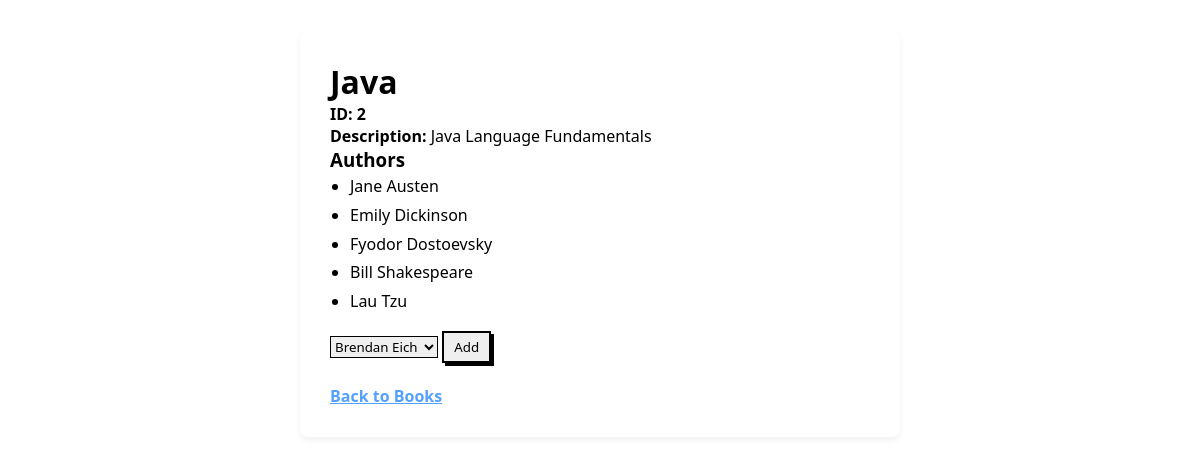
The page /books/2 on the database its author committed.
### books_authors_app/models.py (models this page shows)
class Book(models.Model):
    title = models.CharField(max_length=255)
    desc = models.TextField(max_length=45)

class Author(models.Model):
    first_name = models.CharField(max_length=255)
    last_name = models.CharField(max_length=255)
    books = models.ManyToManyField(Book, related_name="authors")
    notes = models.TextField(blank=True, default="")

### books_authors_app/views.py (the view)
# urls.py: path('books/<int:book_id>', views.show_book, name='show_book'),
def show_book(request, book_id):
    current_book = Book.objects.get(id=book_id)
    context = {
        'book': current_book,
        'available_authors': Author.objects.exclude(books=current_book)
    }
    return render(request, 'View_book.html', context)

### books_authors_app/templates/View_book.html (shortened to what this page needs)
<!DOCTYPE html>
<html lang="en">
<head>
    {% load static %}
    <link rel="stylesheet" href="{% static 'style.css' %}">
</head>
<body>
    <div class="details-card">
        <h1>{{ book.title }}</h1>
        <p><strong>ID: {{ book.id }} </strong> </p>
        <p><strong>Description:</strong> {{ book.desc }}</p>
        <h3>Authors</h3>
        <ul>
            {% for author in book.authors.all %}
                <li>{{ author.first_name }} {{ author.last_name }}</li>
            {% endfor %}
        </ul>
        <form action="/books/{{ book.id }}/add_author" method="POST">
            <p class="add">
                <select name="author_id">
                    {% for author in available_authors %}
                        <option value="{{ author.id }}">{{ author.first_name }} {{ author.last_name }}</option>
                    {% endfor %}
                </select>
                <button type="submit">Add</button>
            </p>
        </form>
        <br>
        <a href="/">Back to Books</a>
    </div>
</body>
</html>

### books_authors_app/static/style.css (style rules this page uses)
* { margin: 0; padding: 0; box-sizing: border-box; font-family: 'Segoe UI', Tahoma, Geneva, Verdana, sans-serif; }
a { color: #54a0ff; font-weight: 600; }
.details-card { max-width: 600px; margin: 30px auto; background: white; padding: 30px; border-radius: 8px; box-shadow: 0 4px 6px rgba(0,0,0,0.05); }
ul { padding-left: 20px; line-height: 1.8; }
.add { margin-top: 15px; }
.add button { padding: 5px 10px; border: 2px solid black; cursor: pointer; box-shadow: 3px 3px 0 black; }
select { border: 1px solid black; }

### rows shown on the page
Book: title "Java", id "2", desc "Java Language Fundamentals"
Author: first_name "Jane", last_name "Austen"
Author: first_name "Emily", last_name "Dickinson"
Author: first_name "Fyodor", last_name "Dostoevsky"
Author: first_name "Bill", last_name "Shakespeare"
Author: first_name "Lau", last_name "Tzu"

### other values the page prints
form field author_id "Brendan Eich"
